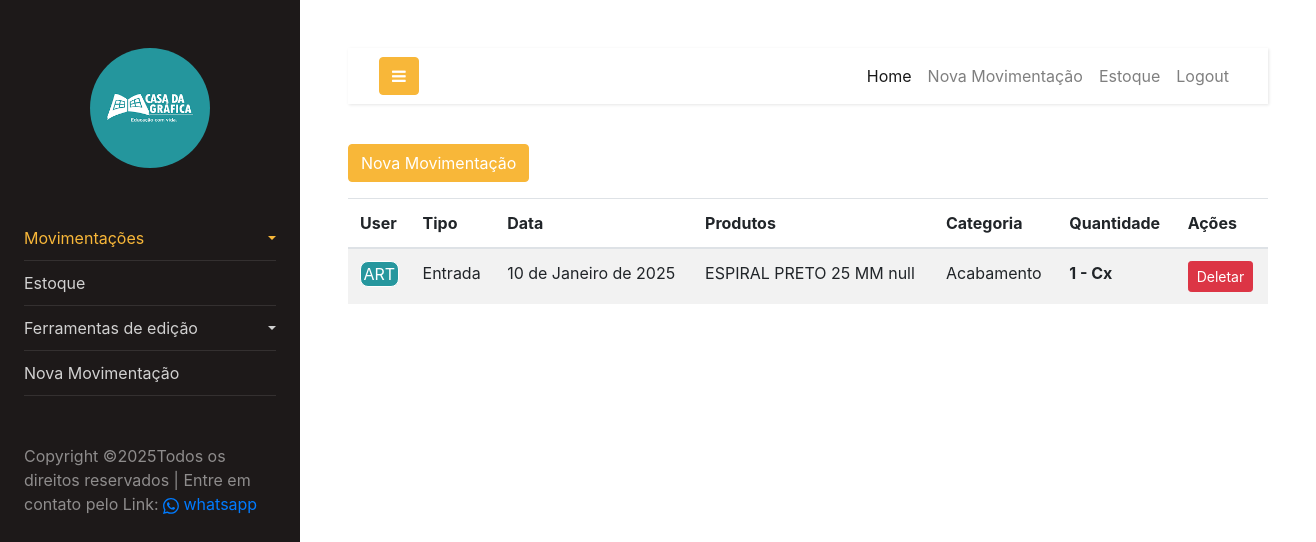
Page /movimentacoes/ (signed in) on the earlier database version.
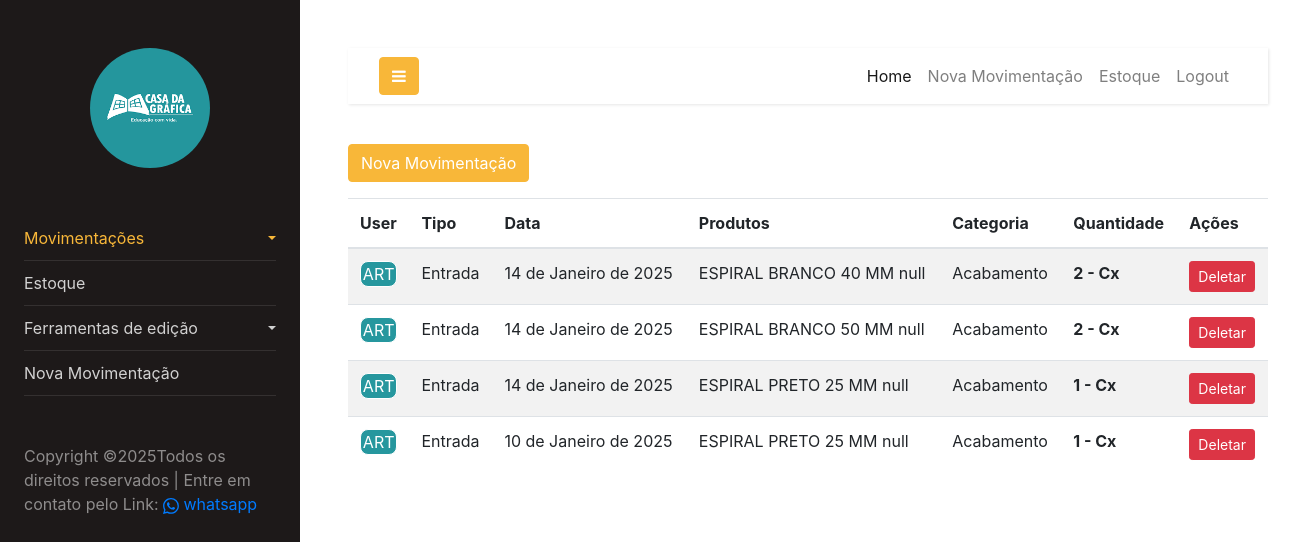
Same page on the later database version.
### movimentacoes/models.py (models this page shows)
class Movimentacoes(models.Model):
    TIPO_MOVIMENTACAO_CHOICES = [
        ('Entrada', 'Entrada'),
        ('Saída', 'Saída'),
    ]
    tipo_movimentacao = models.CharField(max_length=10, choices=TIPO_MOVIMENTACAO_CHOICES)
    qtde = models.IntegerField()
    data_chegada_saida = models.DateField()  # Certifique-se de que este campo está presente
    data = models.DateField(auto_now_add=True)
    id_empresa = models.ForeignKey(Empresa, on_delete=models.PROTECT)
    id_usuario = models.ForeignKey(User, on_delete=models.PROTECT)
    id_produto = models.ForeignKey(Produto, on_delete=models.PROTECT)

### produto/models.py (models this page shows, shortened)
class Produto(models.Model):
    nome = models.CharField(max_length=255)
    FORMATO = [
        ('640x880', '640x880'),
        ('660x960', '660x960')
    ]
    formato = models.CharField(max_length=255, choices=FORMATO, null=True, blank=True)  # Permite nulo
    estoquemin = models.IntegerField()
    status = models.IntegerField()
    id_categoria = models.ForeignKey(Categoria, on_delete=models.PROTECT)  # Alterado para PROTECT
    id_formato = models.ForeignKey(Formato, on_delete=models.PROTECT)  # Alterado para PROTECT
    unidades = models.IntegerField()
    data_cadastro = models.DateField(auto_now_add=True)

### categoria/models.py (models this page shows)
class Categoria(models.Model):
    categoria = models.CharField(max_length=255)
    img = models.ImageField(upload_to='images/', null=True, blank=True)  # Novo campo de imagem
    data_cadastro = models.DateField(auto_now_add=True)
    def __str__(self):
        return self.categoria

### formato/models.py (models this page shows)
class Formato(models.Model):
    formato = models.CharField(max_length=255)
    data_cadastro = models.DateField(auto_now_add=True)
    def __str__(self):
        return self.formato

### movimentacoes/views.py (the view, shortened to what this page needs)
# urls.py: path('movimentacoes/', MovimentacoesListView.as_view(), name='movimentacoes-list'),
class MovimentacoesListView(LoginRequiredMixin, ListView):
    model = Movimentacoes
    template_name = 'movimentacoes_list.html'
    context_object_name = 'movimentacoes'
    paginate_by = 10
    def get(self, request, *args, **kwargs):
        queryset = Movimentacoes.objects.order_by("-id")
        paginator = Paginator(queryset, 10)  # Definindo paginação com 10 itens por página
        page = request.GET.get('page')
        try:
            movimentacoes = paginator.get_page(page)
        except PageNotAnInteger:
            movimentacoes = paginator.get_page(1)
        except EmptyPage:
            movimentacoes = paginator.get_page(paginator.num_pages)
        context = {
            'movimentacoes': movimentacoes,
            'categorias': Categoria.objects.all()
        }
        return render(request, self.template_name, context)

### movimentacoes/templates/movimentacoes_list.html (shortened to what this page needs)
<!DOCTYPE html>
<html lang="pt-br">
  {% include 'components/header/header.html' %}
  <body>
    <a href="{% url 'movimentacoes-create' %}" class="btn btn-primary mb-3">Nova Movimentação</a>
    <div class="table-responsive">
      <table class="table table-striped">
        <thead>
          <tr>
            <th class="text-nowrap" scope="col">User</th>
            <th class="text-nowrap" scope="col">Tipo</th>
            <th class="text-nowrap" scope="col">Data</th>
            <th class="text-nowrap" scope="col">Produtos</th>
            <th class="text-nowrap" scope="col">Categoria</th>
            <th class="text-nowrap" scope="col">Quantidade</th>
            <th class="text-nowrap" scope="col">Ações</th>
          </tr>
        </thead>
        <tbody>
          {% for movimentacao in movimentacoes %}
            <tr>
              <td>
                <div class="user" style="border-style: solid; border-radius: 8px; text-align: center; border-width: 0.5px; color: white; background-color: #26979E;">
                  {{ movimentacao.id_usuario.first_name|slice:'3'|upper }}
                </div>
              </td>
              <td class="text-nowrap">{{ movimentacao.tipo_movimentacao }}</td>
              <td class="text-nowrap">{{ movimentacao.data_chegada_saida }}</td>
              <td class="text-nowrap">{{ movimentacao.id_produto.nome }} {{ movimentacao.id_produto.formato|default:'' }}</td>
              <td class="text-nowrap">{{ movimentacao.id_produto.id_categoria }}</td>
              <td class="text-nowrap">
                <strong>{{ movimentacao.qtde }} - {{ movimentacao.id_produto.id_formato }}</strong>
              </td>
              <td>
                <a href="{% url 'movimentacoes-delete' movimentacao.pk %}" class="btn btn-danger btn-sm">Deletar</a>
              </td>
            </tr>
          {% empty %}
            <tr>
              <td colspan="7" class="text-center">Nenhuma movimentação registrada.</td>
            </tr>
          {% endfor %}
        </tbody>
      </table>
    </div>
  </body>
  {% include 'components/footer/footer.html' %}
</html>

Differences in the rows shown:
added Movimentacoes: id_usuario.first_name "ART", tipo_movimentacao "Entrada", data_chegada_saida "14 de Janeiro de 2025", id_produto.nome "ESPIRAL BRANCO 40 MM", id_produto.formato "null", id_produto.id_categoria "Acabamento", qtde "2", id_produto.id_formato "Cx"
added Movimentacoes: id_usuario.first_name "ART", tipo_movimentacao "Entrada", data_chegada_saida "14 de Janeiro de 2025", id_produto.nome "ESPIRAL BRANCO 50 MM", id_produto.formato "null", id_produto.id_categoria "Acabamento", qtde "2", id_produto.id_formato "Cx"
added Movimentacoes: id_usuario.first_name "ART", tipo_movimentacao "Entrada", data_chegada_saida "14 de Janeiro de 2025", id_produto.nome "ESPIRAL PRETO 25 MM", id_produto.formato "null", id_produto.id_categoria "Acabamento", qtde "1", id_produto.id_formato "Cx"
